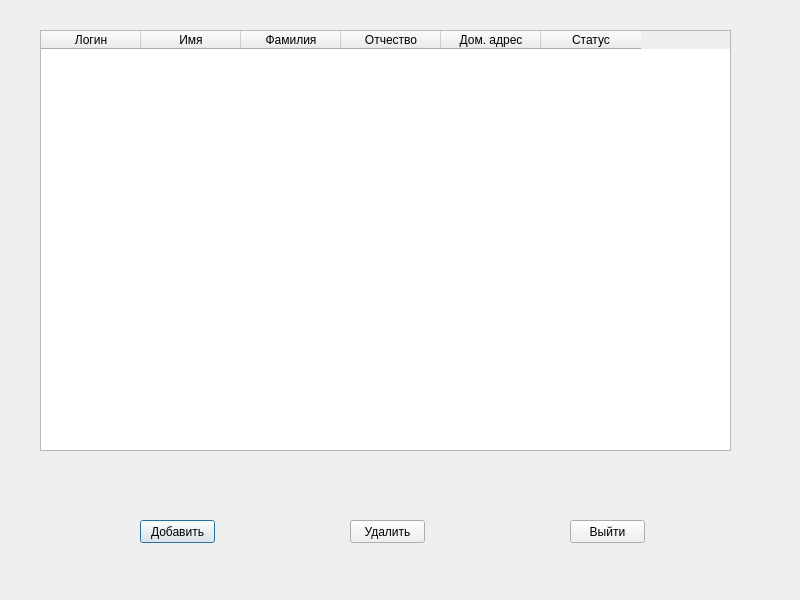
<?xml version="1.0" encoding="UTF-8"?>
<ui version="4.0">
 <class>ManageUsers</class>
 <widget class="QDialog" name="ManageUsers">
  <property name="geometry">
   <rect>
    <x>0</x>
    <y>0</y>
    <width>800</width>
    <height>600</height>
   </rect>
  </property>
  <property name="windowTitle">
   <string>Dialog</string>
  </property>
  <widget class="QPushButton" name="addNewButton">
   <property name="geometry">
    <rect>
     <x>140</x>
     <y>520</y>
     <width>75</width>
     <height>23</height>
    </rect>
   </property>
   <property name="text">
    <string>Добавить</string>
   </property>
  </widget>
  <widget class="QPushButton" name="deleteUserButton">
   <property name="geometry">
    <rect>
     <x>350</x>
     <y>520</y>
     <width>75</width>
     <height>23</height>
    </rect>
   </property>
   <property name="text">
    <string>Удалить</string>
   </property>
  </widget>
  <widget class="QPushButton" name="exitButton">
   <property name="geometry">
    <rect>
     <x>570</x>
     <y>520</y>
     <width>75</width>
     <height>23</height>
    </rect>
   </property>
   <property name="text">
    <string>Выйти</string>
   </property>
  </widget>
  <widget class="QTableWidget" name="usersTable">
   <property name="geometry">
    <rect>
     <x>40</x>
     <y>30</y>
     <width>691</width>
     <height>421</height>
    </rect>
   </property>
   <column>
    <property name="text">
     <string>Логин</string>
    </property>
   </column>
   <column>
    <property name="text">
     <string>Имя</string>
    </property>
   </column>
   <column>
    <property name="text">
     <string>Фамилия</string>
    </property>
   </column>
   <column>
    <property name="text">
     <string>Отчество</string>
    </property>
   </column>
   <column>
    <property name="text">
     <string>Дом. адрес</string>
    </property>
   </column>
   <column>
    <property name="text">
     <string>Статус</string>
    </property>
   </column>
  </widget>
 </widget>
 <resources/>
 <connections>
  <connection>
   <sender>deleteUserButton</sender>
   <signal>clicked()</signal>
   <receiver>ManageUsers</receiver>
   <slot>onDeleteClicked()</slot>
   <hints>
    <hint type="sourcelabel">
     <x>407</x>
     <y>531</y>
    </hint>
    <hint type="destinationlabel">
     <x>399</x>
     <y>299</y>
    </hint>
   </hints>
  </connection>
  <connection>
   <sender>addNewButton</sender>
   <signal>clicked()</signal>
   <receiver>ManageUsers</receiver>
   <slot>onAddClicked()</slot>
   <hints>
    <hint type="sourcelabel">
     <x>217</x>
     <y>531</y>
    </hint>
    <hint type="destinationlabel">
     <x>399</x>
     <y>299</y>
    </hint>
   </hints>
  </connection>
  <connection>
   <sender>exitButton</sender>
   <signal>clicked()</signal>
   <receiver>ManageUsers</receiver>
   <slot>reject()</slot>
   <hints>
    <hint type="sourcelabel">
     <x>657</x>
     <y>531</y>
    </hint>
    <hint type="destinationlabel">
     <x>399</x>
     <y>299</y>
    </hint>
   </hints>
  </connection>
 </connections>
 <slots>
  <slot>onDeleteClicked()</slot>
  <slot>onAddClicked()</slot>
 </slots>
</ui>
